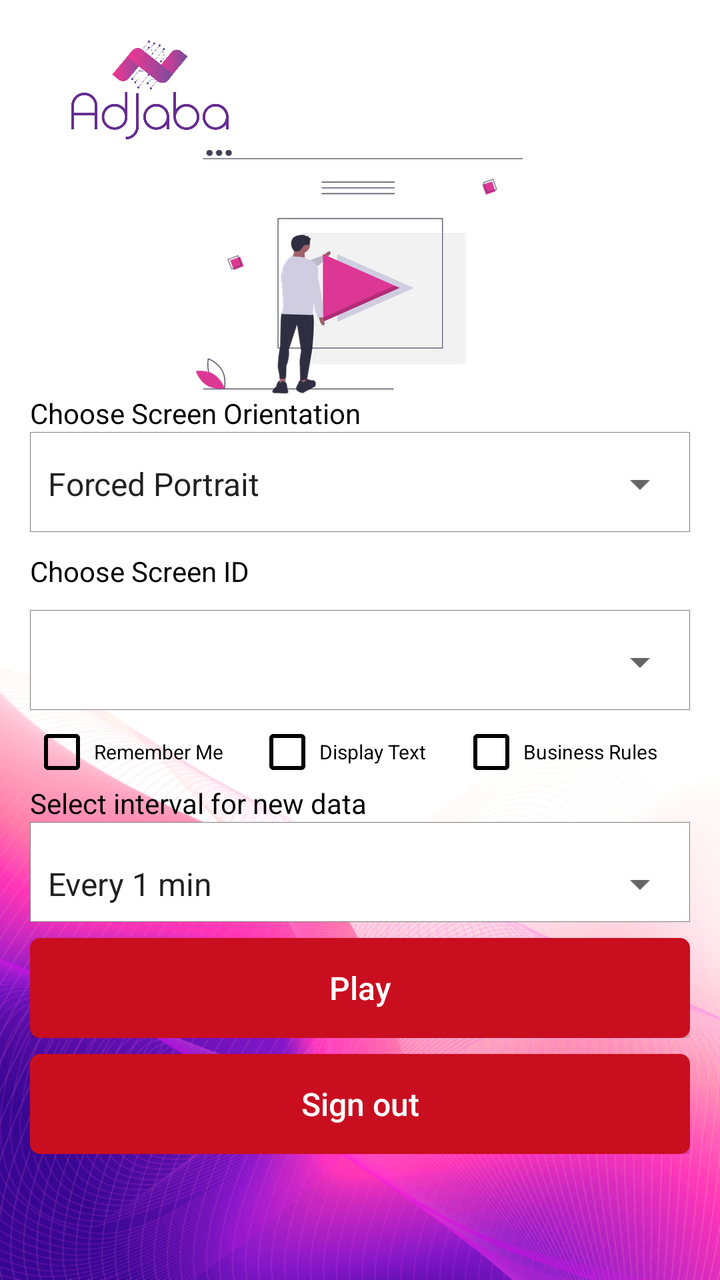
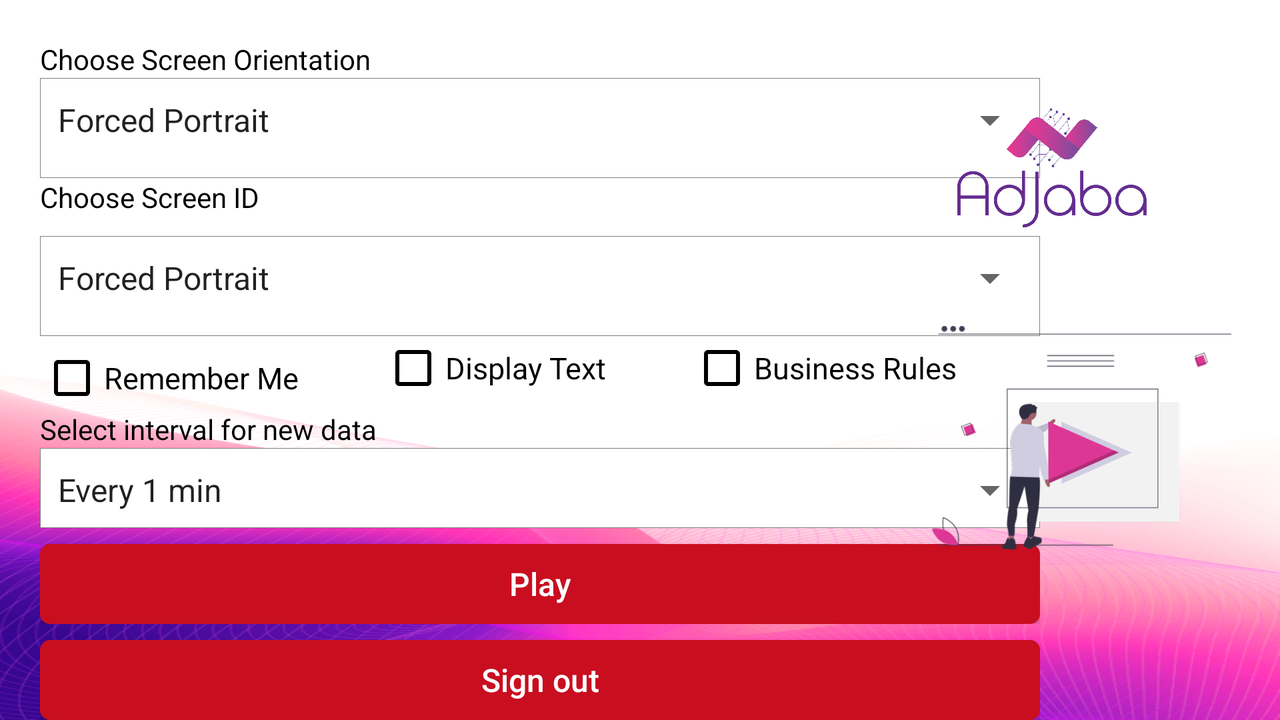

One screen, two layout resources from the same app: the default and the repository's alternative for another configuration. Each is rendered where Android would select it; the XML of both is given below.
<!-- AndroidManifest.xml: application theme Theme.Transparent -->
<!-- res/layout/activity_select_screen.xml -->
<?xml version="1.0" encoding="utf-8"?>
<androidx.constraintlayout.widget.ConstraintLayout xmlns:android="http://schemas.android.com/apk/res/android"
    xmlns:app="http://schemas.android.com/apk/res-auto"
    xmlns:tools="http://schemas.android.com/tools"
    android:layout_width="match_parent"
    android:layout_height="match_parent"
    android:background="@mipmap/background_port"
    android:padding="15dp">
    <ProgressBar
        android:id="@+id/loadingBar"
        android:layout_width="wrap_content"
        android:layout_height="wrap_content"
        android:visibility="gone"
        app:layout_constraintBottom_toBottomOf="parent"
        app:layout_constraintEnd_toEndOf="parent"
        app:layout_constraintStart_toStartOf="parent" />
    <androidx.core.widget.NestedScrollView
        android:id="@+id/nestedScrollView"
        android:layout_width="match_parent"

        android:layout_height="wrap_content"
        app:layout_constraintEnd_toEndOf="parent"
        app:layout_constraintStart_toStartOf="parent"
        app:layout_constraintTop_toTopOf="parent">


        <RelativeLayout
            android:id="@+id/loginrootlayout"
            android:layout_width="match_parent"
            android:layout_height="wrap_content">


            <ImageView
                android:id="@+id/logo"
                android:layout_width="120dp"
                android:layout_height="60dp"
                android:src="@mipmap/logo1" />

            <androidx.appcompat.widget.Toolbar
                android:id="@+id/topAppBar"
                android:layout_width="match_parent"
                android:layout_height="?attr/actionBarSize"
                android:layout_toRightOf="@+id/logo"
                android:background="@null" >
                <ImageView
                    android:id="@+id/ads_info"
                    android:layout_width="wrap_content"
                    android:layout_height="wrap_content"
                    android:layout_gravity="end"
                    android:background="@drawable/baseline_info_24"
                    />
            </androidx.appcompat.widget.Toolbar>

            

            <ImageView
                android:id="@+id/picture"
                android:layout_width="wrap_content"
                android:layout_height="wrap_content"
                android:layout_below="@+id/logo"
                android:layout_centerHorizontal="true"
                android:scaleType="center"
                android:src="@mipmap/picture" />


            <RelativeLayout
                android:id="@+id/middle_lay"
                android:layout_width="match_parent"
                android:layout_height="wrap_content"
                android:layout_below="@+id/picture"
                android:layout_centerHorizontal="true"
                android:orientation="vertical">


                <LinearLayout
                    android:layout_width="500dp"
                    android:layout_height="wrap_content"
                    android:layout_centerHorizontal="true"
                    android:orientation="vertical">


                    <LinearLayout
                        android:id="@+id/linearLayout2"
                        android:layout_width="match_parent"
                        android:layout_height="wrap_content"
                        android:layout_below="@+id/logo_lay"
                        android:elevation="10dp"
                        android:gravity="center"
                        android:orientation="vertical">

                        <TextView
                            android:layout_width="match_parent"
                            android:layout_height="wrap_content"
                            android:text="Choose Screen Orientation"
                            android:textColor="@color/black" />

                        <LinearLayout
                            android:layout_width="match_parent"
                            android:layout_height="50dp"
                            android:background="@drawable/list_bg"
                            android:padding="1dp">

                            <Spinner
                                android:id="@+id/spinner1"
                                android:layout_width="match_parent"
                                android:layout_height="50dp"
                                android:entries="@array/screen_arrays"
                                android:prompt="@string/screen_prompt" />
                        </LinearLayout>

                        <TextView
                            android:layout_width="match_parent"
                            android:layout_height="wrap_content"
                            android:layout_marginTop="10dp"
                            android:text="Choose Screen ID"
                            android:textColor="@color/black" />

                        <LinearLayout
                            android:layout_width="match_parent"
                            android:layout_height="50dp"
                            android:layout_marginTop="10dp"
                            android:background="@drawable/list_bg"

                            android:padding="1dp">

                            <Spinner
                                android:id="@+id/spinnerID"
                                android:layout_width="match_parent"
                                android:layout_height="50dp"
                                android:prompt="@string/screen_prompt" />
                        </LinearLayout>

                        <LinearLayout
                            android:layout_width="match_parent"
                            android:layout_height="wrap_content"
                            android:orientation="horizontal">


                            <CheckBox
                                android:id="@+id/rememberMeCh"
                                android:layout_width="wrap_content"
                                android:layout_height="wrap_content"
                                android:layout_marginTop="5dp"
                                android:layout_weight="1"
                                android:text="Remember Me"

                                android:textColor="@color/black"
                                android:textSize="10sp"
                                app:buttonTint="@color/black" />

                            <CheckBox
                                android:id="@+id/text_display"
                                android:layout_width="wrap_content"
                                android:layout_height="wrap_content"
                                android:layout_marginTop="5dp"

                                android:layout_weight="1"
                                android:text="Display Text"
                                android:textColor="@color/black"
                                android:textSize="10sp"
                                app:buttonTint="@color/black" />

                            <CheckBox
                                android:id="@+id/business_rule"
                                android:layout_width="wrap_content"
                                android:layout_height="wrap_content"
                                android:layout_marginTop="5dp"

                                android:layout_weight="1"
                                android:text="Business Rules"
                                android:textColor="@color/black"
                                android:textSize="10sp"
                                app:buttonTint="@color/black" />

                        </LinearLayout>


                        
                        
                        
                        

                        
                        
                        
                        
                        
                        
                        
                        
                        


                        
                        
                        
                        
                        
                        
                        
                        
                        

                        
                        
                        
                        
                        
                        
                        
                        
                        
                        
                        


                        <TextView
                            android:layout_width="match_parent"
                            android:layout_height="wrap_content"
                            android:text="Select interval for new data"
                            android:textColor="@color/black" />

                        <LinearLayout
                            android:layout_width="match_parent"
                            android:layout_height="50dp"
                            android:background="@drawable/list_bg"
                            android:padding="1dp">

                            <Spinner
                                android:id="@+id/spinner2"
                                android:layout_width="match_parent"
                                android:layout_height="60dp"
                                android:entries="@array/interval_arrays"
                                android:prompt="@string/interval_prompt" />
                        </LinearLayout>

                    </LinearLayout>


                    <LinearLayout
                        android:id="@+id/bot_lay"
                        android:layout_width="match_parent"
                        android:layout_height="wrap_content"
                        android:gravity="center"
                        android:orientation="vertical">


                        <Button
                            android:id="@+id/loginbtn"
                            android:layout_width="match_parent"
                            android:layout_height="50dp"
                            android:layout_marginTop="8dp"
                            android:background="@drawable/btn_login_selector"
                            android:elevation="10dp"
                            android:gravity="center"
                            android:text="@string/login"
                            android:textAllCaps="false"
                            android:textColor="@color/white"
                            android:textSize="16sp" />

                        <Button
                            android:id="@+id/edit_screen"
                            android:layout_width="match_parent"
                            android:layout_height="50dp"
                            android:layout_marginTop="8dp"
                            android:background="@drawable/btn_login_selector"
                            android:elevation="10dp"
                            android:gravity="center"
                            android:text="Edit"
                            android:textAllCaps="false"
                            android:textAppearance="@android:style/TextAppearance.Medium"
                            android:textColor="@color/white"
                            android:visibility="gone" />


                    </LinearLayout>

                    <LinearLayout
                        android:id="@+id/bot_lay2"
                        android:layout_width="match_parent"
                        android:layout_height="wrap_content"
                        android:gravity="center"
                        android:orientation="vertical">

                        <ProgressBar
                            android:id="@+id/progressSignOut"
                            android:layout_width="wrap_content"
                            android:layout_height="wrap_content"
                            android:layout_alignParentEnd="true"
                            android:visibility="gone" />

                        <Button
                            android:id="@+id/logOut"
                            android:layout_width="match_parent"
                            android:layout_height="50dp"
                            android:layout_marginTop="8dp"
                            android:background="@drawable/btn_login_selector"
                            android:elevation="10dp"
                            android:gravity="center"
                            android:text="Sign out"
                            android:textAllCaps="false"
                            android:textColor="@color/white"
                            android:textSize="16sp" />


                    </LinearLayout>

                </LinearLayout>
            </RelativeLayout>
        </RelativeLayout>

    </androidx.core.widget.NestedScrollView>


</androidx.constraintlayout.widget.ConstraintLayout>
<!-- resources referenced by this layout -->
<resources>
  <string-array name="interval_arrays">
          <item>Every 1 min</item>
          <item>Every 5 min</item>
          <item>Every 30 min</item>
          <item>Every 60 min</item>
          <item>Never</item>
      </string-array>
  <string-array name="screen_arrays">
          <item>Forced Portrait</item>
          <item>Portrait</item>
          <item>Landscape</item>
      </string-array>
  <color name="black">#000000</color>
  <color name="white">#ffffff</color>
  <!-- drawable btn_login_selector (drawable) -->
  <?xml version="1.0" encoding="utf-8"?>
  <selector xmlns:android="http://schemas.android.com/apk/res/android">
      
      <item android:drawable="@drawable/buttton_unselected_shape"
          android:state_pressed="true" />
      
      <item android:drawable="@drawable/buttton_unselected_shape"
          android:state_focused="true" />
      
      <item android:drawable="@drawable/button_active_shape" />
  
  </selector>
  <!-- drawable list_bg (drawable) -->
  <?xml version="1.0" encoding="utf-8"?>
  <shape xmlns:android="http://schemas.android.com/apk/res/android"
      android:shape="rectangle">
      <stroke
          android:width="0.01dp"
          android:color="#808080" />
      <solid
          android:color="@color/white" />
  </shape>
  <!-- mipmap background_port: png bitmap (mipmap-hdpi, 208526 bytes) -->
  <!-- mipmap logo1: png bitmap (drawable, 8946 bytes) -->
  <!-- mipmap picture: png bitmap (mipmap-hdpi, 12914 bytes) -->
  <string name="interval_prompt">Select Interval</string>
  <string name="login">Play</string>
  <string name="screen_prompt">Select Screen Mode</string>
  <style name="Theme.Transparent" parent="Theme.AppCompat.Light.NoActionBar">
          <item name="android:windowNoTitle">true</item>
          <item name="android:windowActionBar">false</item>
          <item name="android:windowFullscreen">true</item>
          <item name="android:windowContentOverlay">@null</item>
          <item name="android:windowDisablePreview">true</item>
          
      </style>
  <!-- drawable buttton_unselected_shape (drawable) -->
  <?xml version="1.0" encoding="utf-8"?>
  <shape xmlns:android="http://schemas.android.com/apk/res/android" android:shape="rectangle" >
      <corners
          android:radius="5dp"/>
      <solid
          android:color="@color/white"/>
  
      
          
          
          
  </shape>
  <!-- drawable button_active_shape (drawable) -->
  <?xml version="1.0" encoding="utf-8"?>
  <shape xmlns:android="http://schemas.android.com/apk/res/android" android:shape="rectangle" >
      <corners
          android:radius="5dp"
          />
      <solid
          android:color="@color/colorRed"
          />
  
  
      
          
          
          
  </shape>
  <color name="colorRed">#c90e20</color>
</resources>
<!-- res/layout-land/activity_select_screen.xml (the repository's variant of the layout above) -->
<!-- drawn on the phone turned sideways -->
<?xml version="1.0" encoding="utf-8"?>
<androidx.constraintlayout.widget.ConstraintLayout xmlns:android="http://schemas.android.com/apk/res/android"
    xmlns:app="http://schemas.android.com/apk/res-auto"
    xmlns:tools="http://schemas.android.com/tools"
    android:id="@+id/mainSelectedScreenLayout"
    android:layout_width="match_parent"
    android:layout_height="match_parent"
    android:background="@mipmap/background_port"
    tools:context=".activities.PreviewAds">
    <ImageView
        android:id="@+id/waitingLogo"
        android:layout_width="wrap_content"
        android:layout_height="wrap_content"
        android:layout_gravity="center"
        android:visibility="gone"
        android:src="@mipmap/app_icon"
        app:layout_constraintBottom_toBottomOf="parent"
        app:layout_constraintEnd_toEndOf="parent"
        app:layout_constraintStart_toStartOf="parent"
        app:layout_constraintTop_toTopOf="parent" />
    <androidx.core.widget.NestedScrollView
        android:id="@+id/nestedScrollView"
        android:layout_width="match_parent"

        android:layout_height="wrap_content"
        app:layout_constraintEnd_toEndOf="parent"
        app:layout_constraintStart_toStartOf="parent"
        app:layout_constraintTop_toTopOf="parent">
    <LinearLayout
        android:id="@+id/linearLayout3"
        android:layout_width="500dp"
        android:layout_height="wrap_content"
        android:layout_margin="20dp"
        android:orientation="vertical"
        app:layout_constraintBottom_toBottomOf="parent"
        app:layout_constraintStart_toStartOf="parent"
        app:layout_constraintTop_toTopOf="parent">


        <LinearLayout
            android:id="@+id/linearLayout2"
            android:layout_width="match_parent"
            android:layout_height="wrap_content"
            android:layout_below="@+id/logo_lay"
            android:elevation="10dp"
            android:orientation="vertical">

            <TextView
                android:layout_width="match_parent"
                android:layout_height="wrap_content"
                android:text="Choose Screen Orientation"
                android:textColor="@color/black" />

            <LinearLayout
                android:layout_width="match_parent"
                android:layout_height="50dp"
                android:background="@drawable/list_bg"
                android:padding="1dp">

                <Spinner
                    android:id="@+id/spinner1"
                    android:layout_width="match_parent"
                    android:layout_height="40dp"
                    android:entries="@array/screen_arrays"
                    android:prompt="@string/screen_prompt" />
            </LinearLayout>

            <TextView
                android:layout_width="match_parent"
                android:layout_height="wrap_content"
                android:text="Choose Screen ID"
                android:textColor="@color/black" />

            <LinearLayout
                android:layout_width="match_parent"
                android:layout_height="50dp"
                android:layout_marginTop="10dp"
                android:background="@drawable/list_bg"
                android:padding="1dp">

                <Spinner
                    android:id="@+id/spinnerID"
                    android:layout_width="match_parent"
                    android:layout_height="40dp"
                    android:entries="@array/screen_arrays"
                    android:prompt="@string/screen_prompt" />
            </LinearLayout>

            <LinearLayout
                android:layout_width="match_parent"
                android:layout_height="wrap_content"
                android:orientation="horizontal">

                <CheckBox
                    android:id="@+id/rememberMeCh"
                    android:layout_weight="1"

                    android:layout_width="wrap_content"
                    android:layout_height="wrap_content"
                    android:layout_marginTop="5dp"
                    android:textSize="15sp"
                    app:buttonTint="@color/black"
                    android:textColor="@color/black"
                    android:text="Remember Me" />
                <CheckBox
                    android:id="@+id/text_display"
                    android:layout_width="wrap_content"
                    android:layout_height="wrap_content"
                    android:layout_weight="1"
                    android:textSize="15sp"

                    android:text="Display Text"
                    android:textColor="@color/black"
                    app:buttonTint="@color/black" />

                <CheckBox
                    android:id="@+id/business_rule"
                    android:layout_width="wrap_content"
                    android:layout_height="wrap_content"
                    android:layout_weight="1"
                    android:textSize="15sp"

                    android:text="Business Rules"
                    android:textColor="@color/black"
                    app:buttonTint="@color/black" />

            </LinearLayout>

            <TextView
                android:layout_width="match_parent"
                android:layout_height="wrap_content"
                android:text="Select interval for new data"
                android:textColor="@color/black" />

            <LinearLayout
                android:layout_width="match_parent"
                android:layout_height="40dp"
                android:background="@drawable/list_bg"
                android:padding="1dp">

                <Spinner
                    android:id="@+id/spinner2"
                    android:layout_width="match_parent"
                    android:layout_height="40dp"
                    android:entries="@array/interval_arrays"
                    android:prompt="@string/interval_prompt" />
            </LinearLayout>

        </LinearLayout>


        <LinearLayout
            android:id="@+id/bot_lay"
            android:layout_width="match_parent"
            android:layout_height="wrap_content"
            android:gravity="center"
            android:orientation="vertical">


            <Button
                android:id="@+id/loginbtn"
                android:layout_width="match_parent"
                android:layout_height="40dp"
                android:layout_marginTop="8dp"
                android:background="@drawable/btn_login_selector"
                android:elevation="10dp"
                android:gravity="center"
                android:text="@string/login"
                android:textAllCaps="false"
                android:textColor="@color/white"
                android:textSize="16sp" />

            <Button
                android:id="@+id/edit_screen"
                android:layout_width="match_parent"
                android:layout_height="50dp"
                android:layout_marginTop="8dp"
                android:background="@drawable/btn_login_selector"
                android:elevation="10dp"
                android:gravity="center"
                android:text="Edit"
                android:textAllCaps="false"
                android:textAppearance="@android:style/TextAppearance.Medium"
                android:textColor="@color/white"
                android:visibility="gone" />


        </LinearLayout>
        <LinearLayout
            android:id="@+id/bot_lay2"
            android:layout_width="match_parent"
            android:layout_height="wrap_content"
            android:gravity="center"
            android:orientation="vertical">

            <ProgressBar
                android:id="@+id/progressSignOut"
                android:visibility="gone"
                android:layout_width="wrap_content"
                android:layout_height="wrap_content"
                android:layout_alignParentEnd="true"
                />
            <Button
                android:layout_marginTop="8dp"
                android:id="@+id/logOut"
                android:layout_width="match_parent"
                android:layout_height="40dp"
                android:background="@drawable/btn_login_selector"
                android:elevation="10dp"
                android:gravity="center"
                android:text="Sign out"
                android:textSize="16sp"
                android:textAllCaps="false"
                android:textColor="@color/white" />

            <ProgressBar
                android:id="@+id/loadingBar"
                android:layout_width="wrap_content"
                android:visibility="gone"
                android:layout_height="wrap_content"
                android:layout_gravity="center" />

        </LinearLayout>
    </LinearLayout>
    </androidx.core.widget.NestedScrollView>


    <LinearLayout
        android:id="@+id/logosLayout"
        android:layout_width="0dp"
        android:layout_height="match_parent"
        android:layout_weight="1"
        android:orientation="vertical"
        android:padding="24dp"
        app:layout_constraintBottom_toBottomOf="parent"
        app:layout_constraintEnd_toEndOf="parent"
        app:layout_constraintTop_toTopOf="parent">
        <ImageView
            android:id="@+id/ads_info"
            android:layout_width="wrap_content"
            android:layout_height="wrap_content"
            android:layout_gravity="end"
            android:background="@drawable/baseline_info_24"
            />
        <ImageView
            android:id="@+id/Logo"
            android:layout_width="120dp"
            android:layout_height="120dp"
            android:contentDescription="Logo"
            android:src="@mipmap/logo1" />

        <ImageView
            android:id="@+id/imgLogo"
            android:layout_width="150dp"
            android:layout_height="150dp"
            android:contentDescription="Logo"
            android:src="@mipmap/picture" />
    </LinearLayout>


</androidx.constraintlayout.widget.ConstraintLayout>
<!-- resources referenced by the variant -->
<!-- as the phone turned sideways resolves them -->
<resources>
  <string-array name="interval_arrays">
          <item>Every 1 min</item>
          <item>Every 5 min</item>
          <item>Every 30 min</item>
          <item>Every 60 min</item>
          <item>Never</item>
      </string-array>
  <string-array name="screen_arrays">
          <item>Forced Portrait</item>
          <item>Portrait</item>
          <item>Landscape</item>
      </string-array>
  <color name="black">#000000</color>
  <color name="white">#ffffff</color>
  <!-- drawable btn_login_selector (drawable) -->
  <?xml version="1.0" encoding="utf-8"?>
  <selector xmlns:android="http://schemas.android.com/apk/res/android">
      
      <item android:drawable="@drawable/buttton_unselected_shape"
          android:state_pressed="true" />
      
      <item android:drawable="@drawable/buttton_unselected_shape"
          android:state_focused="true" />
      
      <item android:drawable="@drawable/button_active_shape" />
  
  </selector>
  <!-- drawable list_bg (drawable) -->
  <?xml version="1.0" encoding="utf-8"?>
  <shape xmlns:android="http://schemas.android.com/apk/res/android"
      android:shape="rectangle">
      <stroke
          android:width="0.01dp"
          android:color="#808080" />
      <solid
          android:color="@color/white" />
  </shape>
  <!-- mipmap app_icon: png bitmap (drawable, 27907 bytes) -->
  <!-- mipmap background_port: png bitmap (mipmap-hdpi, 208526 bytes) -->
  <!-- mipmap logo1: png bitmap (drawable, 8946 bytes) -->
  <!-- mipmap picture: png bitmap (mipmap-hdpi, 12914 bytes) -->
  <string name="interval_prompt">Select Interval</string>
  <string name="login">Play</string>
  <string name="screen_prompt">Select Screen Mode</string>
  <style name="Theme.Transparent" parent="Theme.AppCompat.Light.NoActionBar">
          <item name="android:windowNoTitle">true</item>
          <item name="android:windowActionBar">false</item>
          <item name="android:windowFullscreen">true</item>
          <item name="android:windowContentOverlay">@null</item>
          <item name="android:windowDisablePreview">true</item>
          
      </style>
  <!-- drawable buttton_unselected_shape (drawable) -->
  <?xml version="1.0" encoding="utf-8"?>
  <shape xmlns:android="http://schemas.android.com/apk/res/android" android:shape="rectangle" >
      <corners
          android:radius="5dp"/>
      <solid
          android:color="@color/white"/>
  
      
          
          
          
  </shape>
  <!-- drawable button_active_shape (drawable) -->
  <?xml version="1.0" encoding="utf-8"?>
  <shape xmlns:android="http://schemas.android.com/apk/res/android" android:shape="rectangle" >
      <corners
          android:radius="5dp"
          />
      <solid
          android:color="@color/colorRed"
          />
  
  
      
          
          
          
  </shape>
  <color name="colorRed">#c90e20</color>
</resources>
